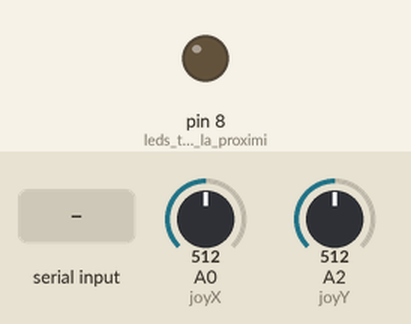
Simulated run of this sketch. Board: Arduino Uno, built with avr-gcc and run on an emulated ATmega328P. Parts: output pins drawn as LEDs (lit = HIGH). The inputs (shaded band) are chosen by the test bench; at power-on: A0 (joyX) = 512, A2 (joyY) = 512. What the sketch prints to the serial monitor is not drawn.

Above: at 1.2 s.
1.3 s: "1" received over Serial
At 2.5 s:
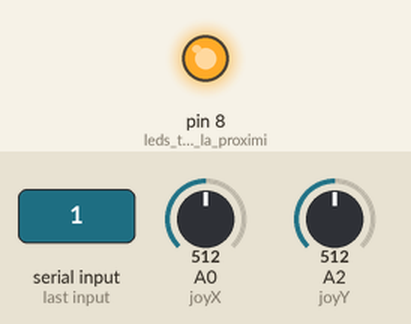
2.8 s: "0" received over Serial
At 3.7 s:
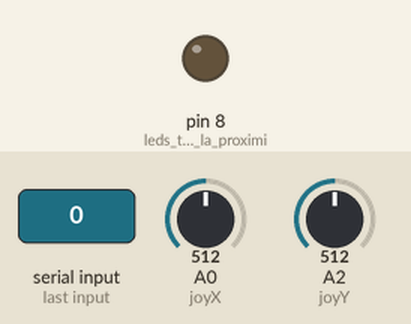
Timing chart, 0 to 5.8 s (numbered marks = the images above; inputs shaded):
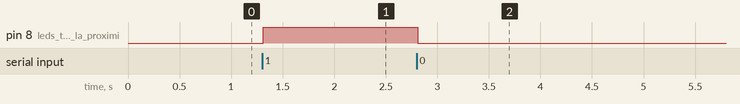

The sketch:

manette_joystick.ino
```cpp
#define joyX A0
#define joyY A2
char data;
int xValue;
int yValue;

void setup() {
  // put your setup code here, to run once:
Serial.begin(9600);
pinMode(8,OUTPUT);//leds test pour la proximite
}

void loop() {
  // put your main code here, to run repeatedly:
  if (Serial.available()>0)
  {
    //read from the terminal the data from the game
    //1 if collision
    //2 if near
     data = (char) Serial.read();//read only one byte
    delay(5);
  }
  if (data == '1')
  {
    digitalWrite(8,HIGH);
  }
  else if (data == '2')
  {
    digitalWrite(9,HIGH);
    //digitalWrite(8,LOW);
  }

  else if (data == '0')
  {
    digitalWrite(8,LOW);
    digitalWrite(9,LOW);
  }

  xValue=analogRead(joyX);
   yValue=analogRead(joyY);

   Serial.println(xValue);
   //printf("\t");
  // Serial.println(yValue);

   if (xValue>530&&xValue<=1023)
   Serial.println("3");
   if (xValue==0)
    Serial.println("7");
    if (xValue>530&&xValue<=1023)
   Serial.println("1");
   if (yValue==0)
    Serial.println("2");

}
```

Measured:
- after the input at 1.3 s, pin 8 (leds_test_pour_la_proximi): LOW → HIGH at once
- after the input at 2.8 s, pin 8 (leds_test_pour_la_proximi): HIGH → LOW at once
